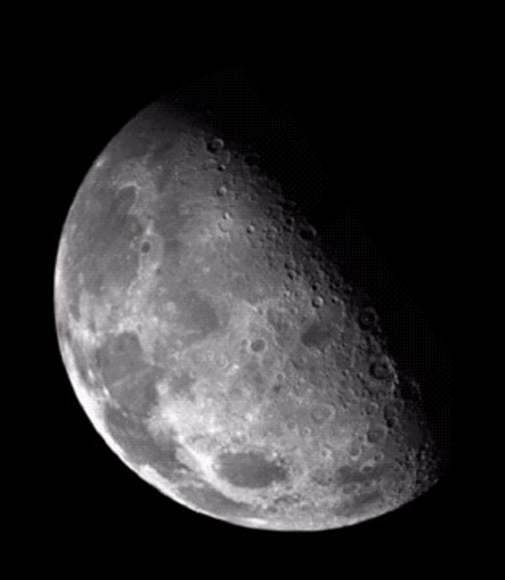
#> input picture pic1.png, 505 x 580 px
$ python process2_image.py
#> lines starting #> are read from the running program, lines starting #| are printed output that depends on the picture
import cv2
import matplotlib.pyplot as plt
import numpy as np

image_name = 'pic1.png'

img = cv2.imread(image_name)
#> img is the input picture: shape (580, 505, 3); mean B, G, R 44.4, 42.9, 44.8

if img is None:
    print("تصویر بارگذاری نشد. نام فایل را چک کنید!")
else:
    gray = cv2.cvtColor(img, cv2.COLOR_BGR2GRAY)

    # کرنل با وزن مرکزی ۵
    kernel5 = np.array([[0, -1, 0],
                        [-1, 5, -1],
                        [0, -1, 0]], dtype=np.float32)

    # کرنل با وزن مرکزی ۹
    kernel9 = np.array([[0, -1, 0],
                        [-1, 9, -1],
                        [0, -1, 0]], dtype=np.float32)

    sharpened5 = cv2.filter2D(gray, -1, kernel5)
    sharpened9 = cv2.filter2D(gray, -1, kernel9)
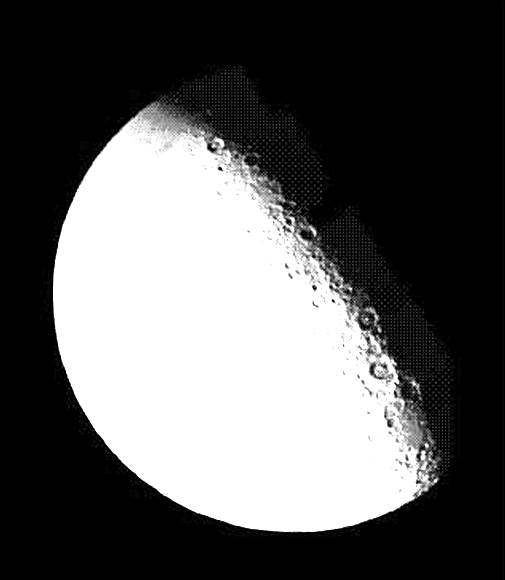
#> sharpened9: shape (580, 505); min 0, max 255, mean 91.6

    # نمایش همه نتایج کنار هم
    plt.figure(figsize=(18, 10))
    plt.suptitle(f'تمرین ۲ - {image_name}', fontsize=16)

    plt.subplot(2, 4, 1)
    plt.imshow(cv2.cvtColor(img, cv2.COLOR_BGR2RGB))
    plt.title('Original RGB')
    plt.axis('off')

    plt.subplot(2, 4, 2)
    plt.imshow(gray, cmap='gray')
    plt.title('Grayscale')
    plt.axis('off')

    plt.subplot(2, 4, 3)
    plt.imshow(sharpened5, cmap='gray')
    plt.title('تیز شده (مرکز=۵)')
    plt.axis('off')

    plt.subplot(2, 4, 4)
    plt.imshow(sharpened9, cmap='gray')
    plt.title('تیز شده (مرکز=۹)')
    plt.axis('off')

    # هیستوگرام‌ها
    plt.subplot(2, 4, 5)
    plt.hist(gray.ravel(), 256, [0, 256])
    plt.title('Histogram Grayscale')

    plt.subplot(2, 4, 6)
    plt.hist(sharpened5.ravel(), 256, [0, 256])
    plt.title('Histogram مرکز=۵')

    plt.subplot(2, 4, 7)
    plt.hist(sharpened9.ravel(), 256, [0, 256])
    plt.title('Histogram مرکز=۹')

    plt.tight_layout()
    plt.show()
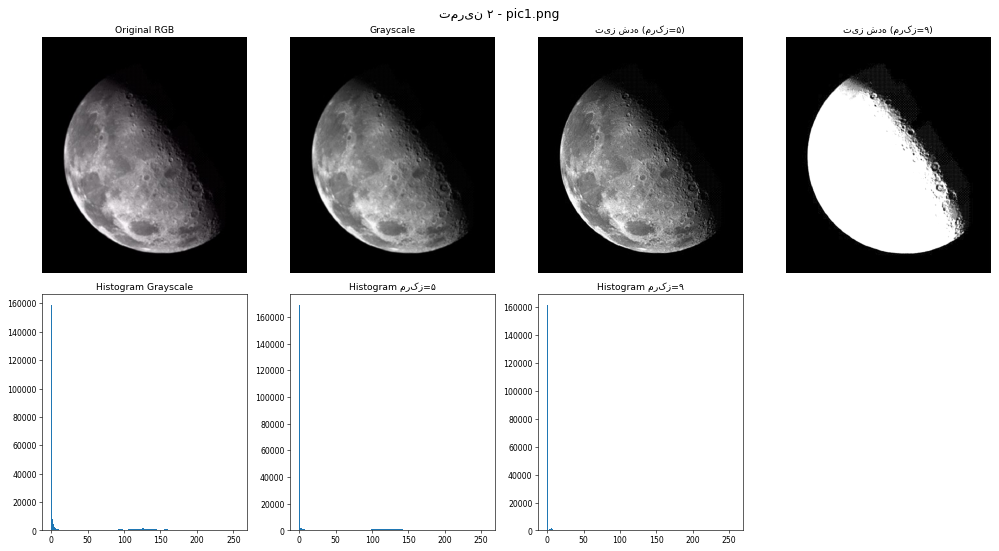
#> figure drawn by matplotlib, 7 panels; panel 5: tallest bar 158865 high, from x = 0 to 1; panel 6: tallest bar 168849 high, from x = 0 to 1; panel 7: tallest bar 161423 high, from x = 0 to 1

    print(f" پردازش {image_name} انجام شد")

$ run again, with pic2.png copied over pic1.png
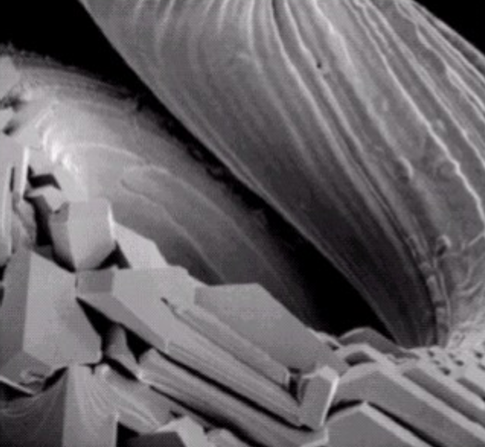
#> input picture pic2.png, 485 x 447 px
#> img is the input picture: shape (447, 485, 3); mean B, G, R 103, 99.5, 103.4
#> `sharpened9 = cv2.filter2D(gray, -1, kernel9)`:
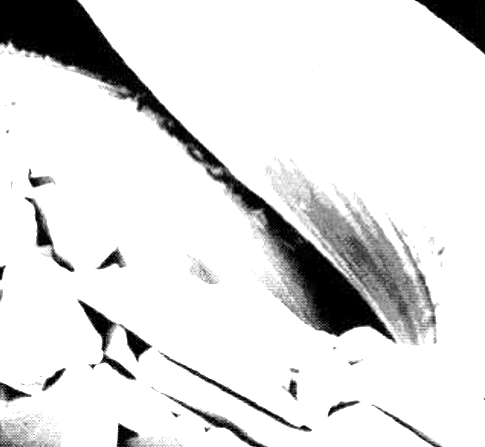
#> sharpened9: shape (447, 485); min 0, max 255, mean 224.2
